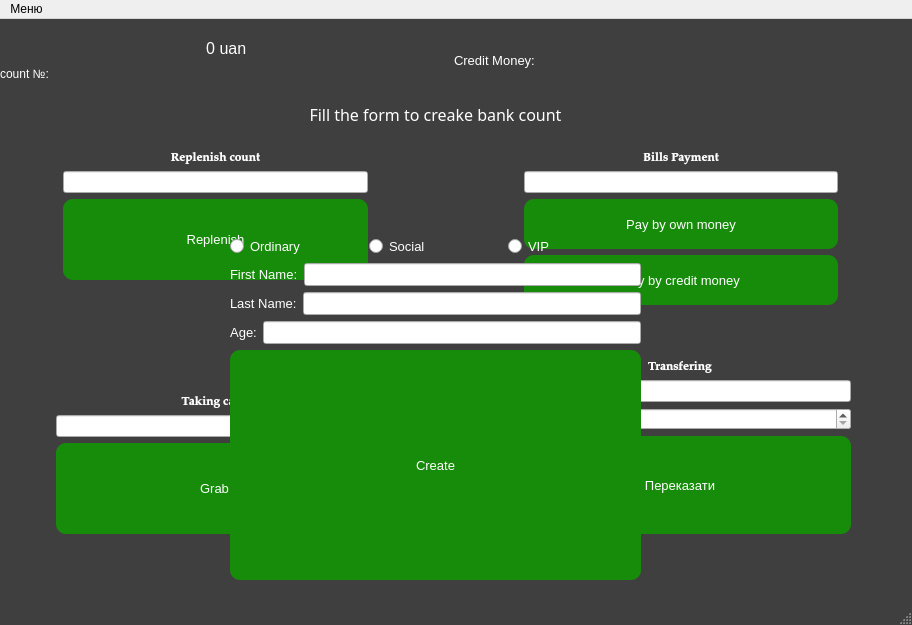
<?xml version="1.0" encoding="UTF-8"?>
<ui version="4.0">
 <class>MainWindow</class>
 <widget class="QMainWindow" name="MainWindow">
  <property name="geometry">
   <rect>
    <x>0</x>
    <y>0</y>
    <width>912</width>
    <height>625</height>
   </rect>
  </property>
  <property name="windowTitle">
   <string>MainWindow</string>
  </property>
  <property name="styleSheet">
   <string notr="true">QMainWindow{
	background:rgb(63, 63, 63);
}</string>
  </property>
  <widget class="QWidget" name="centralwidget">
   <widget class="QWidget" name="createForm_2" native="true">
    <property name="geometry">
     <rect>
      <x>230</x>
      <y>-20</y>
      <width>411</width>
      <height>581</height>
     </rect>
    </property>
    <layout class="QGridLayout" name="createForm">
     <item row="3" column="0">
      <layout class="QHBoxLayout" name="horizontalLayout_4">
       <item>
        <widget class="QLabel" name="label_5">
         <property name="font">
          <font>
           <pointsize>10</pointsize>
          </font>
         </property>
         <property name="layoutDirection">
          <enum>Qt::LeftToRight</enum>
         </property>
         <property name="styleSheet">
          <string notr="true">QLabel{
	color: #fff;
}</string>
         </property>
         <property name="text">
          <string>Age:</string>
         </property>
         <property name="alignment">
          <set>Qt::AlignCenter</set>
         </property>
        </widget>
       </item>
       <item>
        <widget class="QLineEdit" name="ageIn">
         <property name="font">
          <font>
           <pointsize>10</pointsize>
          </font>
         </property>
         <property name="styleSheet">
          <string notr="true"/>
         </property>
        </widget>
       </item>
      </layout>
     </item>
     <item row="2" column="0">
      <layout class="QVBoxLayout" name="verticalLayout">
       <property name="spacing">
        <number>6</number>
       </property>
       <property name="sizeConstraint">
        <enum>QLayout::SetDefaultConstraint</enum>
       </property>
       <property name="topMargin">
        <number>0</number>
       </property>
       <item>
        <layout class="QHBoxLayout" name="horizontalLayout_2">
         <item>
          <widget class="QLabel" name="label_3">
           <property name="font">
            <font>
             <pointsize>10</pointsize>
            </font>
           </property>
           <property name="styleSheet">
            <string notr="true">QLabel{
	color: #fff;
}</string>
           </property>
           <property name="text">
            <string>First Name:</string>
           </property>
          </widget>
         </item>
         <item>
          <widget class="QLineEdit" name="fNameIn">
           <property name="font">
            <font>
             <pointsize>10</pointsize>
            </font>
           </property>
           <property name="styleSheet">
            <string notr="true"/>
           </property>
          </widget>
         </item>
        </layout>
       </item>
       <item>
        <layout class="QHBoxLayout" name="horizontalLayout_3">
         <item>
          <widget class="QLabel" name="label_4">
           <property name="font">
            <font>
             <pointsize>10</pointsize>
            </font>
           </property>
           <property name="styleSheet">
            <string notr="true">QLabel{
	color: #fff;
}</string>
           </property>
           <property name="text">
            <string>Last Name:</string>
           </property>
          </widget>
         </item>
         <item>
          <widget class="QLineEdit" name="lNameIn">
           <property name="font">
            <font>
             <pointsize>10</pointsize>
            </font>
           </property>
           <property name="styleSheet">
            <string notr="true"/>
           </property>
          </widget>
         </item>
        </layout>
       </item>
      </layout>
     </item>
     <item row="1" column="0">
      <layout class="QHBoxLayout" name="horizontalLayout">
       <item>
        <widget class="QRadioButton" name="radioButton">
         <property name="font">
          <font>
           <pointsize>10</pointsize>
          </font>
         </property>
         <property name="contextMenuPolicy">
          <enum>Qt::CustomContextMenu</enum>
         </property>
         <property name="styleSheet">
          <string notr="true">QLabel{
	color: #fff;
}
QRadioButton{
	color: #fff;
}</string>
         </property>
         <property name="inputMethodHints">
          <set>Qt::ImhNone</set>
         </property>
         <property name="text">
          <string>Ordinary</string>
         </property>
        </widget>
       </item>
       <item>
        <widget class="QRadioButton" name="radioButton_2">
         <property name="font">
          <font>
           <pointsize>10</pointsize>
          </font>
         </property>
         <property name="contextMenuPolicy">
          <enum>Qt::CustomContextMenu</enum>
         </property>
         <property name="styleSheet">
          <string notr="true">QLabel{
	color: #fff;
}
QRadioButton{
	color: #fff;
}</string>
         </property>
         <property name="text">
          <string>Social</string>
         </property>
        </widget>
       </item>
       <item>
        <widget class="QRadioButton" name="radioButton_3">
         <property name="font">
          <font>
           <pointsize>10</pointsize>
          </font>
         </property>
         <property name="contextMenuPolicy">
          <enum>Qt::CustomContextMenu</enum>
         </property>
         <property name="styleSheet">
          <string notr="true">QLabel{
	color: #fff;
}
QRadioButton{
	color: #fff;
}</string>
         </property>
         <property name="text">
          <string>VIP</string>
         </property>
        </widget>
       </item>
      </layout>
     </item>
     <item row="4" column="0">
      <widget class="QPushButton" name="createCount">
       <property name="sizePolicy">
        <sizepolicy hsizetype="Minimum" vsizetype="Preferred">
         <horstretch>0</horstretch>
         <verstretch>0</verstretch>
        </sizepolicy>
       </property>
       <property name="font">
        <font>
         <pointsize>10</pointsize>
        </font>
       </property>
       <property name="styleSheet">
        <string notr="true">QPushButton{
	background:rgb(23, 140, 11); 
	border-radius:10px; 
	color: #fff; 
}</string>
       </property>
       <property name="text">
        <string>Create</string>
       </property>
      </widget>
     </item>
     <item row="0" column="0">
      <widget class="QLabel" name="label">
       <property name="sizePolicy">
        <sizepolicy hsizetype="Preferred" vsizetype="Preferred">
         <horstretch>0</horstretch>
         <verstretch>0</verstretch>
        </sizepolicy>
       </property>
       <property name="font">
        <font>
         <family>MS PGothic</family>
         <pointsize>12</pointsize>
        </font>
       </property>
       <property name="styleSheet">
        <string notr="true">QLabel{
	color: #fff;
}</string>
       </property>
       <property name="text">
        <string>Fill the form to creake bank count</string>
       </property>
       <property name="alignment">
        <set>Qt::AlignCenter</set>
       </property>
      </widget>
     </item>
    </layout>
   </widget>
   <widget class="QWidget" name="countInfo" native="true">
    <property name="geometry">
     <rect>
      <x>0</x>
      <y>20</y>
      <width>901</width>
      <height>550</height>
     </rect>
    </property>
    <layout class="QGridLayout" name="gridLayout">
     <item row="2" column="1">
      <layout class="QVBoxLayout" name="verticalLayout_4">
       <property name="leftMargin">
        <number>55</number>
       </property>
       <property name="topMargin">
        <number>20</number>
       </property>
       <property name="rightMargin">
        <number>50</number>
       </property>
       <property name="bottomMargin">
        <number>55</number>
       </property>
       <item>
        <widget class="QLabel" name="label_8">
         <property name="font">
          <font>
           <family>Palatino Linotype</family>
           <pointsize>9</pointsize>
           <weight>75</weight>
           <bold>true</bold>
          </font>
         </property>
         <property name="styleSheet">
          <string notr="true">QLabel{
	color: #fff;
}</string>
         </property>
         <property name="text">
          <string>Transfering</string>
         </property>
         <property name="alignment">
          <set>Qt::AlignCenter</set>
         </property>
        </widget>
       </item>
       <item>
        <layout class="QHBoxLayout" name="horizontalLayout_6">
         <item>
          <widget class="QLabel" name="label_9">
           <property name="font">
            <font>
             <pointsize>9</pointsize>
            </font>
           </property>
           <property name="styleSheet">
            <string notr="true">QLabel{
	color: #fff;
}</string>
           </property>
           <property name="text">
            <string>Count №:</string>
           </property>
           <property name="wordWrap">
            <bool>true</bool>
           </property>
          </widget>
         </item>
         <item>
          <widget class="QLineEdit" name="transCount">
           <property name="font">
            <font>
             <pointsize>9</pointsize>
            </font>
           </property>
           <property name="styleSheet">
            <string notr="true"/>
           </property>
          </widget>
         </item>
        </layout>
       </item>
       <item>
        <layout class="QHBoxLayout" name="horizontalLayout_5">
         <item>
          <widget class="QLabel" name="label_10">
           <property name="font">
            <font>
             <pointsize>9</pointsize>
            </font>
           </property>
           <property name="styleSheet">
            <string notr="true">QLabel{
	color: #fff;
}</string>
           </property>
           <property name="text">
            <string>Sum</string>
           </property>
           <property name="wordWrap">
            <bool>true</bool>
           </property>
          </widget>
         </item>
         <item>
          <widget class="QSpinBox" name="transSpinBox">
           <property name="sizePolicy">
            <sizepolicy hsizetype="Expanding" vsizetype="Fixed">
             <horstretch>0</horstretch>
             <verstretch>0</verstretch>
            </sizepolicy>
           </property>
           <property name="font">
            <font>
             <pointsize>9</pointsize>
            </font>
           </property>
           <property name="styleSheet">
            <string notr="true"/>
           </property>
          </widget>
         </item>
        </layout>
       </item>
       <item>
        <widget class="QPushButton" name="transByOwnBtn">
         <property name="sizePolicy">
          <sizepolicy hsizetype="Minimum" vsizetype="Expanding">
           <horstretch>0</horstretch>
           <verstretch>0</verstretch>
          </sizepolicy>
         </property>
         <property name="minimumSize">
          <size>
           <width>10</width>
           <height>10</height>
          </size>
         </property>
         <property name="font">
          <font>
           <pointsize>10</pointsize>
          </font>
         </property>
         <property name="styleSheet">
          <string notr="true">QPushButton{
	background:rgb(23, 140, 11); 
	border-radius:10px; 
	color: #fff; 
}</string>
         </property>
         <property name="text">
          <string>Переказати</string>
         </property>
        </widget>
       </item>
      </layout>
     </item>
     <item row="1" column="0">
      <layout class="QVBoxLayout" name="verticalLayout_2" stretch="0,0,0">
       <property name="spacing">
        <number>6</number>
       </property>
       <property name="leftMargin">
        <number>63</number>
       </property>
       <property name="topMargin">
        <number>65</number>
       </property>
       <property name="rightMargin">
        <number>80</number>
       </property>
       <property name="bottomMargin">
        <number>55</number>
       </property>
       <item>
        <widget class="QLabel" name="label_6">
         <property name="font">
          <font>
           <family>Palatino Linotype</family>
           <pointsize>9</pointsize>
           <weight>75</weight>
           <bold>true</bold>
          </font>
         </property>
         <property name="styleSheet">
          <string notr="true">QLabel{
	color: #fff;
}</string>
         </property>
         <property name="text">
          <string>Replenish count</string>
         </property>
         <property name="alignment">
          <set>Qt::AlignCenter</set>
         </property>
        </widget>
       </item>
       <item>
        <widget class="QLineEdit" name="replenishIn">
         <property name="font">
          <font>
           <pointsize>9</pointsize>
          </font>
         </property>
         <property name="styleSheet">
          <string notr="true"/>
         </property>
         <property name="alignment">
          <set>Qt::AlignCenter</set>
         </property>
        </widget>
       </item>
       <item>
        <widget class="QPushButton" name="replenishBut">
         <property name="sizePolicy">
          <sizepolicy hsizetype="Minimum" vsizetype="Expanding">
           <horstretch>0</horstretch>
           <verstretch>0</verstretch>
          </sizepolicy>
         </property>
         <property name="font">
          <font>
           <pointsize>10</pointsize>
          </font>
         </property>
         <property name="styleSheet">
          <string notr="true">QPushButton{
	background:rgb(23, 140, 11); 
	border-radius:10px; 
	color: #fff; 
}</string>
         </property>
         <property name="text">
          <string>Replenish</string>
         </property>
        </widget>
       </item>
      </layout>
     </item>
     <item row="0" column="0">
      <layout class="QVBoxLayout" name="verticalLayout_5" stretch="0,0">
       <property name="spacing">
        <number>9</number>
       </property>
       <item>
        <widget class="QLabel" name="countMoney">
         <property name="font">
          <font>
           <family>MS Sans Serif</family>
           <pointsize>12</pointsize>
          </font>
         </property>
         <property name="styleSheet">
          <string notr="true">QLabel{
	color: #fff;
}</string>
         </property>
         <property name="frameShadow">
          <enum>QFrame::Plain</enum>
         </property>
         <property name="text">
          <string> 0 uan</string>
         </property>
         <property name="alignment">
          <set>Qt::AlignCenter</set>
         </property>
        </widget>
       </item>
       <item>
        <widget class="QLabel" name="countID">
         <property name="styleSheet">
          <string notr="true">QLabel{
	color: #fff;
}</string>
         </property>
         <property name="text">
          <string>count №: </string>
         </property>
         <property name="textInteractionFlags">
          <set>Qt::LinksAccessibleByMouse|Qt::TextSelectableByMouse</set>
         </property>
        </widget>
       </item>
      </layout>
     </item>
     <item row="1" column="1">
      <layout class="QVBoxLayout" name="verticalLayout_3">
       <property name="leftMargin">
        <number>70</number>
       </property>
       <property name="topMargin">
        <number>65</number>
       </property>
       <property name="rightMargin">
        <number>63</number>
       </property>
       <property name="bottomMargin">
        <number>30</number>
       </property>
       <item>
        <widget class="QLabel" name="label_7">
         <property name="sizePolicy">
          <sizepolicy hsizetype="Preferred" vsizetype="Maximum">
           <horstretch>0</horstretch>
           <verstretch>0</verstretch>
          </sizepolicy>
         </property>
         <property name="font">
          <font>
           <family>Palatino Linotype</family>
           <pointsize>9</pointsize>
           <weight>75</weight>
           <bold>true</bold>
          </font>
         </property>
         <property name="styleSheet">
          <string notr="true">QLabel{
	color: #fff;
}</string>
         </property>
         <property name="text">
          <string>Bills Payment</string>
         </property>
         <property name="alignment">
          <set>Qt::AlignCenter</set>
         </property>
        </widget>
       </item>
       <item>
        <widget class="QLineEdit" name="payIn">
         <property name="font">
          <font>
           <pointsize>9</pointsize>
          </font>
         </property>
         <property name="styleSheet">
          <string notr="true"/>
         </property>
         <property name="alignment">
          <set>Qt::AlignCenter</set>
         </property>
        </widget>
       </item>
       <item>
        <layout class="QVBoxLayout" name="verticalLayout_7">
         <item>
          <widget class="QPushButton" name="payByOwnBtn">
           <property name="sizePolicy">
            <sizepolicy hsizetype="Minimum" vsizetype="Preferred">
             <horstretch>0</horstretch>
             <verstretch>0</verstretch>
            </sizepolicy>
           </property>
           <property name="font">
            <font>
             <pointsize>10</pointsize>
            </font>
           </property>
           <property name="styleSheet">
            <string notr="true">QPushButton{
	background:rgb(23, 140, 11); 
	border-radius:10px; 
	color: #fff; 
}</string>
           </property>
           <property name="text">
            <string>Pay by own money</string>
           </property>
          </widget>
         </item>
         <item>
          <widget class="QPushButton" name="payByCredBtn">
           <property name="sizePolicy">
            <sizepolicy hsizetype="Minimum" vsizetype="Preferred">
             <horstretch>0</horstretch>
             <verstretch>0</verstretch>
            </sizepolicy>
           </property>
           <property name="font">
            <font>
             <pointsize>10</pointsize>
            </font>
           </property>
           <property name="styleSheet">
            <string notr="true">QPushButton{
	background:rgb(23, 140, 11); 
	border-radius:10px; 
	color: #fff; 
}</string>
           </property>
           <property name="text">
            <string>Pay by credit money</string>
           </property>
          </widget>
         </item>
        </layout>
       </item>
      </layout>
     </item>
     <item row="2" column="0">
      <layout class="QVBoxLayout" name="verticalLayout_6">
       <property name="leftMargin">
        <number>56</number>
       </property>
       <property name="topMargin">
        <number>55</number>
       </property>
       <property name="rightMargin">
        <number>75</number>
       </property>
       <property name="bottomMargin">
        <number>55</number>
       </property>
       <item>
        <widget class="QLabel" name="label_12">
         <property name="font">
          <font>
           <family>Palatino Linotype</family>
           <pointsize>9</pointsize>
           <weight>75</weight>
           <bold>true</bold>
          </font>
         </property>
         <property name="styleSheet">
          <string notr="true">QLabel{
	color: #fff;
}</string>
         </property>
         <property name="text">
          <string>Taking cash</string>
         </property>
         <property name="alignment">
          <set>Qt::AlignCenter</set>
         </property>
        </widget>
       </item>
       <item>
        <widget class="QLineEdit" name="getCashIn">
         <property name="font">
          <font>
           <pointsize>9</pointsize>
          </font>
         </property>
         <property name="styleSheet">
          <string notr="true"/>
         </property>
         <property name="alignment">
          <set>Qt::AlignCenter</set>
         </property>
        </widget>
       </item>
       <item>
        <widget class="QPushButton" name="getCashBtn">
         <property name="sizePolicy">
          <sizepolicy hsizetype="Minimum" vsizetype="Expanding">
           <horstretch>0</horstretch>
           <verstretch>0</verstretch>
          </sizepolicy>
         </property>
         <property name="font">
          <font>
           <pointsize>10</pointsize>
          </font>
         </property>
         <property name="styleSheet">
          <string notr="true">QPushButton{
	background:rgb(23, 140, 11); 
	border-radius:10px; 
	color: #fff; 
}</string>
         </property>
         <property name="text">
          <string>Grab</string>
         </property>
        </widget>
       </item>
      </layout>
     </item>
     <item row="0" column="1">
      <layout class="QHBoxLayout" name="horizontalLayout_7">
       <item>
        <widget class="QLabel" name="CredMoney">
         <property name="sizePolicy">
          <sizepolicy hsizetype="Minimum" vsizetype="Minimum">
           <horstretch>0</horstretch>
           <verstretch>0</verstretch>
          </sizepolicy>
         </property>
         <property name="font">
          <font>
           <pointsize>10</pointsize>
          </font>
         </property>
         <property name="styleSheet">
          <string notr="true">QLabel{
	color: #fff;
}</string>
         </property>
         <property name="text">
          <string>Credit Money:</string>
         </property>
         <property name="wordWrap">
          <bool>true</bool>
         </property>
        </widget>
       </item>
       <item>
        <widget class="QLabel" name="ownerName">
         <property name="sizePolicy">
          <sizepolicy hsizetype="Preferred" vsizetype="Preferred">
           <horstretch>0</horstretch>
           <verstretch>0</verstretch>
          </sizepolicy>
         </property>
         <property name="font">
          <font>
           <family>Palatino Linotype</family>
           <pointsize>10</pointsize>
           <italic>true</italic>
          </font>
         </property>
         <property name="styleSheet">
          <string notr="true">QLabel{
	color: #fff;
}</string>
         </property>
         <property name="text">
          <string/>
         </property>
         <property name="alignment">
          <set>Qt::AlignRight|Qt::AlignTrailing|Qt::AlignVCenter</set>
         </property>
        </widget>
       </item>
      </layout>
     </item>
    </layout>
   </widget>
   <zorder>countInfo</zorder>
   <zorder>createForm_2</zorder>
  </widget>
  <widget class="QMenuBar" name="menubar">
   <property name="geometry">
    <rect>
     <x>0</x>
     <y>0</y>
     <width>912</width>
     <height>26</height>
    </rect>
   </property>
   <widget class="QMenu" name="menu">
    <property name="title">
     <string>Меню</string>
    </property>
    <addaction name="action"/>
    <addaction name="separator"/>
    <addaction name="actionVIP_count"/>
    <addaction name="actionSocial_count"/>
    <addaction name="actionOrdinary_count"/>
    <addaction name="separator"/>
    <addaction name="actionShow_counts"/>
   </widget>
   <addaction name="menu"/>
  </widget>
  <widget class="QStatusBar" name="statusbar"/>
  <action name="action">
   <property name="text">
    <string>New count</string>
   </property>
  </action>
  <action name="actionVIP_count">
   <property name="text">
    <string>VIP count</string>
   </property>
  </action>
  <action name="actionSocial_count">
   <property name="text">
    <string>Social count</string>
   </property>
  </action>
  <action name="actionOrdinary_count">
   <property name="text">
    <string>Ordinary count</string>
   </property>
  </action>
  <action name="actionShow_counts">
   <property name="text">
    <string>Show counts</string>
   </property>
  </action>
 </widget>
 <resources/>
 <connections/>
</ui>
